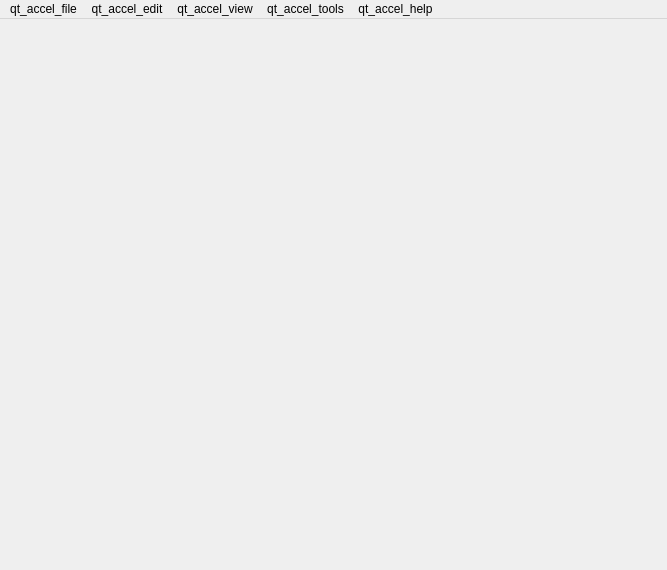
<?xml version="1.0" encoding="UTF-8"?>
<ui version="4.0">
 <class>MainWindow</class>
 <widget class="QMainWindow" name="MainWindow">
  <property name="geometry">
   <rect>
    <x>0</x>
    <y>0</y>
    <width>667</width>
    <height>570</height>
   </rect>
  </property>
  <property name="sizePolicy">
   <sizepolicy hsizetype="Expanding" vsizetype="Expanding">
    <horstretch>0</horstretch>
    <verstretch>0</verstretch>
   </sizepolicy>
  </property>
  <property name="minimumSize">
   <size>
    <width>400</width>
    <height>0</height>
   </size>
  </property>
  <property name="windowTitle">
   <string notr="true">Anki</string>
  </property>
  <property name="windowIcon">
   <iconset resource="icons.qrc">
    <normaloff>:/icons/anki.png</normaloff>:/icons/anki.png</iconset>
  </property>
  <widget class="QWidget" name="centralwidget">
   <property name="sizePolicy">
    <sizepolicy hsizetype="Expanding" vsizetype="Expanding">
     <horstretch>1</horstretch>
     <verstretch>1</verstretch>
    </sizepolicy>
   </property>
   <property name="autoFillBackground">
    <bool>true</bool>
   </property>
  </widget>
  <widget class="QMenuBar" name="menubar">
   <property name="geometry">
    <rect>
     <x>0</x>
     <y>0</y>
     <width>667</width>
     <height>43</height>
    </rect>
   </property>
   <widget class="QMenu" name="menuHelp">
    <property name="title">
     <string>qt_accel_help</string>
    </property>
    <addaction name="actionDocumentation"/>
    <addaction name="separator"/>
    <addaction name="actionDonate"/>
    <addaction name="actionAbout"/>
   </widget>
   <widget class="QMenu" name="menuEdit">
    <property name="title">
     <string>qt_accel_edit</string>
    </property>
    <addaction name="actionUndo"/>
    <addaction name="actionRedo"/>
   </widget>
   <widget class="QMenu" name="menuCol">
    <property name="title">
     <string>qt_accel_file</string>
    </property>
    <addaction name="actionSwitchProfile"/>
    <addaction name="separator"/>
    <addaction name="actionImport"/>
    <addaction name="actionExport"/>
    <addaction name="separator"/>
    <addaction name="action_create_backup"/>
    <addaction name="action_open_backup"/>
    <addaction name="separator"/>
    <addaction name="actionExit"/>
   </widget>
   <widget class="QMenu" name="menuTools">
    <property name="title">
     <string>qt_accel_tools</string>
    </property>
    <addaction name="actionStudyDeck"/>
    <addaction name="actionCreateFiltered"/>
    <addaction name="separator"/>
    <addaction name="actionFullDatabaseCheck"/>
    <addaction name="actionCheckMediaDatabase"/>
    <addaction name="actionEmptyCards"/>
    <addaction name="separator"/>
    <addaction name="actionAdd_ons"/>
    <addaction name="separator"/>
    <addaction name="actionNoteTypes"/>
    <addaction name="action_upgrade_downgrade"/>
    <addaction name="actionPreferences"/>
   </widget>
   <widget class="QMenu" name="menuqt_accel_view">
    <property name="title">
     <string>qt_accel_view</string>
    </property>
    <addaction name="actionFullScreen"/>
    <addaction name="separator"/>
    <widget class="QMenu" name="menuThemeMode">
     <property name="title">
      <string notr="true">Modo</string>
     </property>
     <addaction name="actionThemeLight"/>
     <addaction name="actionThemeDark"/>
     <addaction name="actionThemeSystem"/>
    </widget>
    <addaction name="menuThemeMode"/>
    <addaction name="separator"/>
    <addaction name="actionZoomIn"/>
    <addaction name="actionZoomOut"/>
    <addaction name="actionResetZoom"/>
   </widget>
   <addaction name="menuCol"/>
   <addaction name="menuEdit"/>
   <addaction name="menuqt_accel_view"/>
   <addaction name="menuTools"/>
   <addaction name="menuHelp"/>
  </widget>
  <action name="actionExit">
   <property name="text">
    <string>qt_accel_exit</string>
   </property>
   <property name="shortcut">
    <string notr="true">Ctrl+Q</string>
   </property>
  </action>
  <action name="actionPreferences">
   <property name="text">
    <string>qt_accel_preferences</string>
   </property>
   <property name="statusTip">
    <string>qt_misc_configure_interface_language_and_options</string>
   </property>
   <property name="shortcut">
    <string notr="true">Ctrl+P</string>
   </property>
   <property name="menuRole">
    <enum>QAction::MenuRole::PreferencesRole</enum>
   </property>
  </action>
  <action name="actionAbout">
   <property name="text">
    <string>qt_accel_about</string>
   </property>
   <property name="menuRole">
    <enum>QAction::MenuRole::ApplicationSpecificRole</enum>
   </property>
  </action>
  <action name="actionUndo">
   <property name="enabled">
    <bool>false</bool>
   </property>
   <property name="text">
    <string>qt_accel_undo</string>
   </property>
   <property name="shortcut">
    <string notr="true">Ctrl+Z</string>
   </property>
  </action>
  <action name="actionCheckMediaDatabase">
   <property name="text">
    <string>qt_accel_check_media</string>
   </property>
   <property name="statusTip">
    <string>qt_misc_check_the_files_in_the_media</string>
   </property>
  </action>
  <action name="actionDonate">
   <property name="text">
    <string>qt_accel_support_anki</string>
   </property>
  </action>
  <action name="actionFullDatabaseCheck">
   <property name="text">
    <string>qt_accel_check_database</string>
   </property>
  </action>
  <action name="actionDocumentation">
   <property name="text">
    <string>qt_accel_guide</string>
   </property>
   <property name="shortcut">
    <string notr="true">F1</string>
   </property>
  </action>
  <action name="actionSwitchProfile">
   <property name="text">
    <string>qt_accel_switch_profile</string>
   </property>
   <property name="shortcut">
    <string notr="true">Ctrl+Shift+P</string>
   </property>
  </action>
  <action name="actionExport">
   <property name="text">
    <string>qt_accel_export</string>
   </property>
   <property name="shortcut">
    <string notr="true">Ctrl+E</string>
   </property>
  </action>
  <action name="actionImport">
   <property name="text">
    <string>qt_accel_import</string>
   </property>
   <property name="shortcut">
    <string notr="true">Ctrl+Shift+I</string>
   </property>
  </action>
  <action name="actionStudyDeck">
   <property name="text">
    <string>qt_misc_study_deck</string>
   </property>
   <property name="shortcut">
    <string notr="true">/</string>
   </property>
  </action>
  <action name="actionEmptyCards">
   <property name="text">
    <string>qt_misc_empty_cards</string>
   </property>
  </action>
  <action name="actionCreateFiltered">
   <property name="text">
    <string>qt_misc_create_filtered_deck</string>
   </property>
   <property name="shortcut">
    <string notr="true">F</string>
   </property>
  </action>
  <action name="actionNoteTypes">
   <property name="text">
    <string>qt_misc_manage_note_types</string>
   </property>
   <property name="shortcut">
    <string notr="true">Ctrl+Shift+N</string>
   </property>
  </action>
  <action name="actionAdd_ons">
   <property name="text">
    <string>qt_misc_addons</string>
   </property>
   <property name="shortcut">
    <string notr="true">Ctrl+Shift+A</string>
   </property>
  </action>
  <action name="actionRedo">
   <property name="enabled">
    <bool>false</bool>
   </property>
   <property name="text">
    <string>qt_accel_redo</string>
   </property>
   <property name="shortcut">
    <string notr="true">Ctrl+Shift+Z</string>
   </property>
  </action>
  <action name="actionFullScreen">
   <property name="text">
    <string>qt_accel_full_screen</string>
   </property>
  </action>
  <action name="actionZoomIn">
   <property name="text">
    <string>qt_accel_zoom_in</string>
   </property>
  </action>
  <action name="actionZoomOut">
   <property name="text">
    <string>qt_accel_zoom_out</string>
   </property>
  </action>
  <action name="actionResetZoom">
   <property name="text">
    <string>qt_accel_reset_zoom</string>
   </property>
   <property name="shortcut">
    <string notr="true">Ctrl+0</string>
   </property>
  </action>
  <action name="action_create_backup">
   <property name="text">
    <string>qt_accel_create_backup</string>
   </property>
  </action>
  <action name="action_open_backup">
   <property name="text">
    <string>qt_accel_load_backup</string>
   </property>
  </action>
  <action name="action_upgrade_downgrade">
   <property name="text">
    <string>qt_accel_upgrade_downgrade</string>
   </property>
  </action>
  <action name="actionThemeLight">
   <property name="text">
    <string>preferences_theme_light</string>
   </property>
   <property name="checkable">
    <bool>true</bool>
   </property>
  </action>
  <action name="actionThemeDark">
   <property name="text">
    <string>preferences_theme_dark</string>
   </property>
   <property name="checkable">
    <bool>true</bool>
   </property>
  </action>
  <action name="actionThemeSystem">
   <property name="text">
    <string>preferences_theme_follow_system</string>
   </property>
   <property name="checkable">
    <bool>true</bool>
   </property>
  </action>
 </widget>
 <resources>
  <include location="icons.qrc"/>
 </resources>
 <connections/>
</ui>
